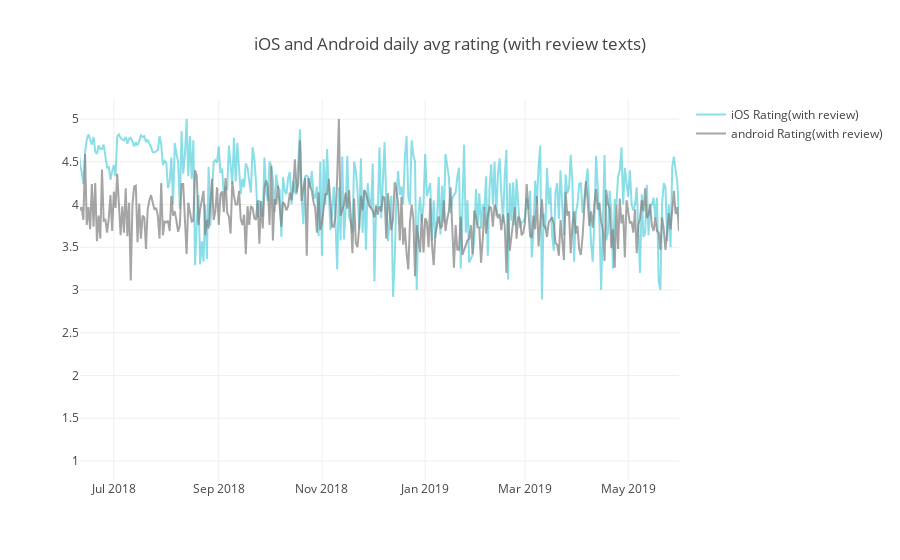

Source (notebook cell):
### Code cell
# daily trend
trace_ios = go.Scatter(
                x=ios_daily_rating.Date,
                y=ios_daily_rating["Rating_with_Review"],
                name = "iOS Rating(with review)",
                line = dict(color = '#17BECF'),
                opacity = 0.5)

trace_android = go.Scatter(
                x=android_daily_rating.Date,
                y=android_daily_rating["Rating_with_Review"],
                name = "android Rating(with review)",
                line = dict(color = '#7F7F7F'),
                opacity = 0.7)

data = [trace_ios,trace_android]

layout = dict(
    title = "iOS and Android daily avg rating (with review texts)", #US for iOS, English for Android
    xaxis = dict(
        range = ['2018-06-11','2019-05-31'])
)

fig = dict(data=data, layout=layout)
py.iplot(fig, filename = "Manually Set Range")

### Figure 1 — Plotly figure (JSON) as saved in the notebook; plotly's stock layout.template omitted (floating-point values rounded to 4 significant figures; data arrays with more than 128 entries replaced by an {"elided": "..."} marker saying what was removed)
{"data": [{"line": {"color": "#17BECF"}, "name": "iOS Rating(with review)", "opacity": 0.5, "type": "scatter", "uid": "a2bffc72-f0d0-4f9d-989a-9f948d881872", "x": {"elided": "395 str values"}, "y": {"elided": "395 float values"}}, {"line": {"color": "#7F7F7F"}, "name": "android Rating(with review)", "opacity": 0.7, "type": "scatter", "uid": "5bfc8059-5c15-407e-919e-5a45eaa42016", "x": {"elided": "394 str values"}, "y": {"elided": "394 float values"}}], "layout": {"title": {"text": "iOS and Android daily avg rating (with review texts)"}, "xaxis": {"range": ["2018-06-11", "2019-05-31"]}}}
